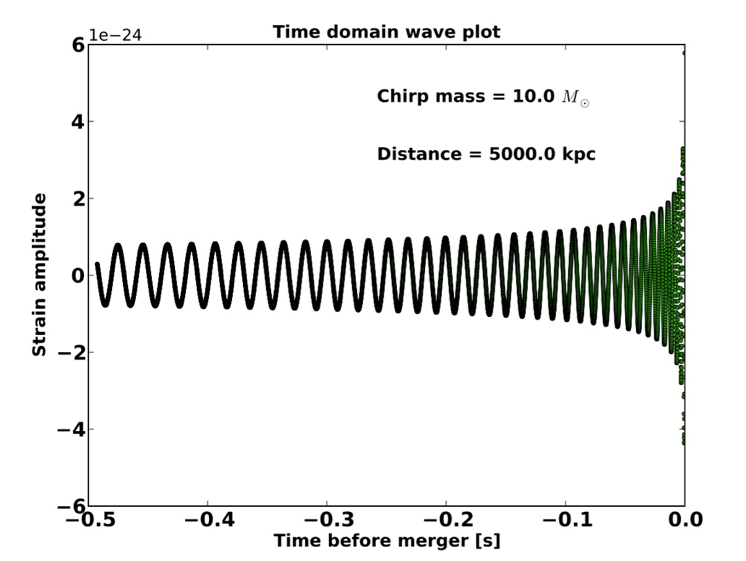

The Python source for this figure:
#!/opt/local/bin/python2.6

'''This module creates a chirp signal in both time and frequency domains.'''

import numpy
import matplotlib
matplotlib.use("Agg")
import pylab
from scipy import integrate
import scipy

## the 4km long detector's senstivity we need this just to show the 
##detector's sensitivity in contrast to the signal spectrum
## the design sensitvity file which is call in the line below
## can be downloaded from: http://gw-indigo.org/mdc-2011/tools/4k_design.txt
design4k = numpy.loadtxt("./4k_design.txt")

### amplitude function of Newtonian chirp in frequency domain
### Equation (6) in the iMDC primer
def A(distance,mchirp,frequency):
    amplitude = ((4.92549095e-9)/(1.0292712503e8))*(numpy.pi**(-2.0/3.0))*\
    (numpy.sqrt(5.0/24.0))*(distance**(-1.0))*(mchirp**(5.0/6.0))*\
    ((frequency)**(-7./6.))
    return amplitude


### amplitude function of Newtonian chirp in time domain domain
### Equation (1),(2),(3),(4) and (5) in the iMDC primer
def h(phi0,f0,mchirp,distance,t):
    tau = 5.0/(256.0*((numpy.pi*f0)**(8.0/3.0))*(mchirp**(5.0/3.0)))
    phival = phi0 + 2.0*numpy.pi*(tau**(3.0/8.0))*(f0)*\
    (integrate.quad(lambda x: (tau-x)**(-3.0/8.0), 0.0, t)[0])
    amp = 4*(3.6e-22)*((distance/100.0)**(-1.0))*((mchirp/1.22)**(5.0/3.0))*\
    (((f0/10.0)*(1.0-t/tau)**(-3.0/8.0))**(2.0/3.0))
    hval = amp*numpy.cos(phival)
    return hval

####### frequency domain plot
### choose starting frequency as 10 Hz
### choose phi0 = 0
f0 = 10.
phi0 = 0.
f = numpy.linspace(5,1500,1000)
AmpF = numpy.empty(len(f))
# choose distance to be 5 Mpc = 5000 kpc
d = 5000.
# choose chirp mass to be 5 solar mass
m = 10.
for i in range(len(f)):
    AmpF[i] = A(d,m,f[i])

pylab.loglog(design4k[:,0],design4k[:,1],"r-",label="Sensitivity design $\sqrt{S(f)}$ of the detector") 
pylab.loglog(f,AmpF,"b.",label="A(f) of Newtonian chirp") 
pylab.ylim(1e-24,1e-20) 
pylab.xlim(1e1,5e3) 
pylab.xlabel("Frequency [Hz]",fontsize=13,weight="bold") 
pylab.ylabel("h(f) [ $1/\sqrt{Hz} $ ] ",fontsize=13,weight="bold") 
pylab.title("Frequency domain plot",fontsize=13,weight="bold")
pylab.figtext(0.2,0.3,"Chirp mass = " + str(m) + " $M_{\odot}$",fontsize=13,weight="bold")
pylab.figtext(0.2,0.2,"Distance = " + str(d) + " kpc",fontsize=13,weight="bold")
pylab.xticks(size = 15,weight="bold")
pylab.yticks(size = 15,weight="bold")
pylab.legend(bbox_to_anchor=(0.95, 1), borderaxespad=0.)
pylab.savefig("amp_spectra.pdf") 
pylab.close()

####### time domain plot
t = numpy.linspace(-100000,0,10000)
AmpT = numpy.empty(len(t))
for i in range(len(t)):
    AmpT[i] = h(phi0,f0,m,d,t[i])

### in geometrized unit  1 solar mass = 4.92e-6 seconds

t = t*4.92549095e-6

pylab.plot(t,AmpT,"g.") 
pylab.xlabel("Time before merger [s]",fontsize=13,weight="bold") 
pylab.ylabel("Strain amplitude",fontsize=13,weight="bold") 
pylab.ylim([-6e-24,6e-24])
pylab.figtext(0.5,0.8,"Chirp mass = " + str(m) + " $M_{\odot}$",fontsize=13,weight="bold")
pylab.figtext(0.5,0.7,"Distance = " + str(d) + " kpc",fontsize=13,weight="bold")
pylab.xticks(size = 15,weight="bold")
pylab.yticks(size = 15,weight="bold")
pylab.title("Time domain wave plot",fontsize=13,weight="bold")
pylab.savefig("hoft.pdf") 
pylab.close()
